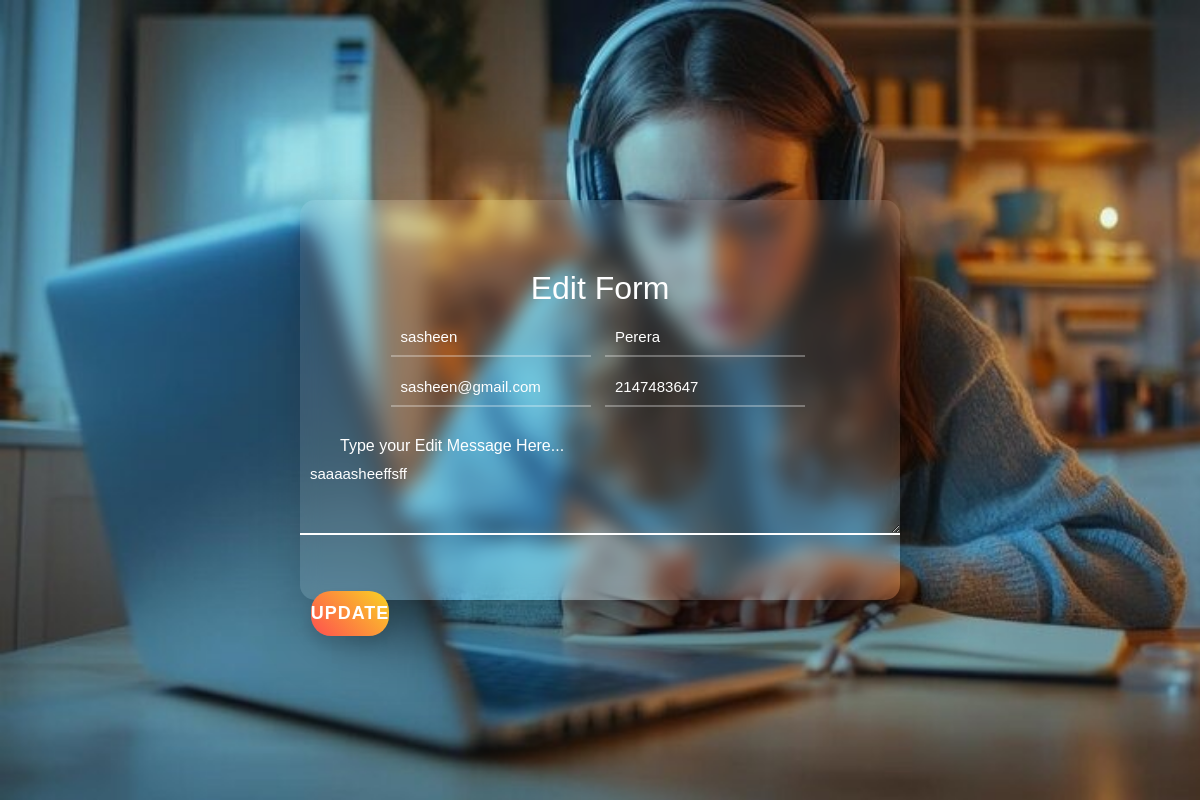
Screenshot of /edit.php?ID=4 with the database file from the repository.
### tables this page shows
CREATE TABLE `contact` (
  `ID` int(11) NOT NULL,
  `fname` varchar(250) NOT NULL,
  `lname` varchar(250) NOT NULL,
  `email` varchar(250) NOT NULL,
  `mobile` int(10) NOT NULL,
  `message` varchar(250) NOT NULL
);

### edit.php (the view, shortened to what this page needs)
<?php
include("database.php");
if (isset($_GET['ID'])) {
    $id = $_GET['ID'];
    $stmt = $conn->prepare("SELECT * FROM `contact` WHERE ID = ?");
    $stmt->bind_param("i", $id);
    $stmt->execute();
    $result = $stmt->get_result();
    if ($result->num_rows > 0) {
        $row = $result->fetch_assoc();
        $fname = $row['fname'];
        $lname = $row['lname'];
        $mobile = $row['mobile'];
        $email = $row['email'];
        $message = $row['message'];
    } else {
        echo "No record found.";
    }
} else {
    echo "No ID parameter passed.";
    exit();
}
?>
<!DOCTYPE html>
<html lang="en">
<head>
    <link rel="stylesheet" href="styles/edit.css">
</head>
<body>
    <div class="contact">
        <form action="edit.php" method="post">
            <h1>Edit Form</h1>
            <input type="text" id="firstname" name="fname" placeholder="First Name" value="<?php echo $fname; ?>" required>&nbsp;
            <input type="text" id="lastname" name="lname" placeholder="Last Name" value="<?php echo $lname; ?>" required>&nbsp;
            <input type="email" id="email" name="email" placeholder="Email" value="<?php echo $email; ?>" required>&nbsp;
            <input type="text" id="mobile" name="mobile" placeholder="Mobile" value="<?php echo $mobile; ?>" required>&nbsp;
            <h4>Type your Edit Message Here...</h4>
            <textarea name="message" required><?php echo $message; ?></textarea><br><br>
            <input type="submit" value="Update" name="update" id="button">
        </form>
    </div>
</body>
</html>

### styles/edit.css (style rules this page uses)
* { margin: 0; padding: 0; box-sizing: border-box; font-family: Arial; }
.contact { min-height: 100vh; background: #88071d; display: flex; justify-content: center; align-items: center; background-image: url("../imgl/WhatsApp Image 2024-10-02 at 08.22.32.jpeg"); background-repeat: no-repeat; background-size: cover; padding: 40px; }
.contact form { width: 600px; height: 400px; display: flex; justify-content: center; box-shadow: 30px 30px 60px rgba(0, 0, 0, 0.5); border-radius: 15px; background: rgba(255, 255, 255, 0.1); backdrop-filter: blur(10px); flex-wrap: wrap; padding: 40px; }
.contact form h1 { color: #fff; font-weight: 500; margin-top: 20px; width: 500px; text-align: center; padding: 10px; }
.contact form input { width: 200px; height: 40px; padding-left: 10px; outline: none; border: none; font-size: 15px; margin-bottom: 10px; background: transparent; border-bottom: 2px solid rgba(255, 255, 255, 0.3); color: #fff; transition: border-color 0.3s ease-in-out; }
.contact form input::placeholder { color: rgba(255, 255, 255, 0.6); }
.contact form #lastname, .contact form #mobile { margin-left: 10px; }
.contact form h4 { color: #fff; font-weight: 300; width: 600px; margin-top: 20px; }
.contact form textarea { background: none; border: none; border-bottom: 2px solid #fff; color: #fff; font-weight: 200; font-size: 15px; padding: 10px; outline: none; min-width: 600px; max-width: 600px; min-height: 80px; max-height: 80px; }
.contact form #button { border: none; background: #fff; border-radius: 5px; margin-top: 20px; font-weight: 600; font-size: 20px; color: #333; width: 100px; padding: 0; margin-right: 500px; margin-bottom: 30px; transition: 0.3s; }
.contact form #button { border: none; background: linear-gradient(45deg, #ff4e50, #f9d423); border-radius: 20px; margin-top: 20px; font-weight: 600; font-size: 18px; color: #fff; width: 150px; height: 45px; text-transform: uppercase; letter-spacing: 1px; cursor: pointer; box-shadow: 0px 10px 15px rgba(0, 0, 0, 0.1); transition: all 0.3s ease-in-out; }

### rows the page displays
contact: fname "sasheen", lname "Perera", email "sasheen@gmail.com", mobile "2147483647", message "saaaasheeffsff"
